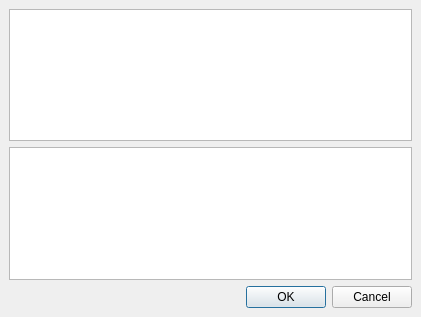
<ui version="4.0" >
 <class>SvnCommitLogInputDlg</class>
 <widget class="QDialog" name="SvnCommitLogInputDlg" >
  <property name="geometry" >
   <rect>
    <x>0</x>
    <y>0</y>
    <width>421</width>
    <height>317</height>
   </rect>
  </property>
  <property name="windowTitle" >
   <string/>
  </property>
  <layout class="QGridLayout" >
   <property name="margin" >
    <number>9</number>
   </property>
   <property name="spacing" >
    <number>6</number>
   </property>
   <item row="2" column="0" >
    <widget class="QDialogButtonBox" name="buttonBox" >
     <property name="orientation" >
      <enum>Qt::Horizontal</enum>
     </property>
     <property name="standardButtons" >
      <set>QDialogButtonBox::Cancel|QDialogButtonBox::NoButton|QDialogButtonBox::Ok</set>
     </property>
    </widget>
   </item>
   <item row="1" column="0" >
    <widget class="QListWidget" name="listWidget" />
   </item>
   <item row="0" column="0" >
    <widget class="KTextEdit" name="messageBox" />
   </item>
  </layout>
 </widget>
 <customwidgets>
  <customwidget>
   <class>KTextEdit</class>
   <extends>QTextEdit</extends>
   <header>ktextedit.h</header>
  </customwidget>
 </customwidgets>
 <resources/>
 <connections>
  <connection>
   <sender>buttonBox</sender>
   <signal>accepted()</signal>
   <receiver>SvnCommitLogInputDlg</receiver>
   <slot>accept()</slot>
   <hints>
    <hint type="sourcelabel" >
     <x>248</x>
     <y>254</y>
    </hint>
    <hint type="destinationlabel" >
     <x>157</x>
     <y>274</y>
    </hint>
   </hints>
  </connection>
  <connection>
   <sender>buttonBox</sender>
   <signal>rejected()</signal>
   <receiver>SvnCommitLogInputDlg</receiver>
   <slot>reject()</slot>
   <hints>
    <hint type="sourcelabel" >
     <x>316</x>
     <y>260</y>
    </hint>
    <hint type="destinationlabel" >
     <x>286</x>
     <y>274</y>
    </hint>
   </hints>
  </connection>
 </connections>
</ui>
